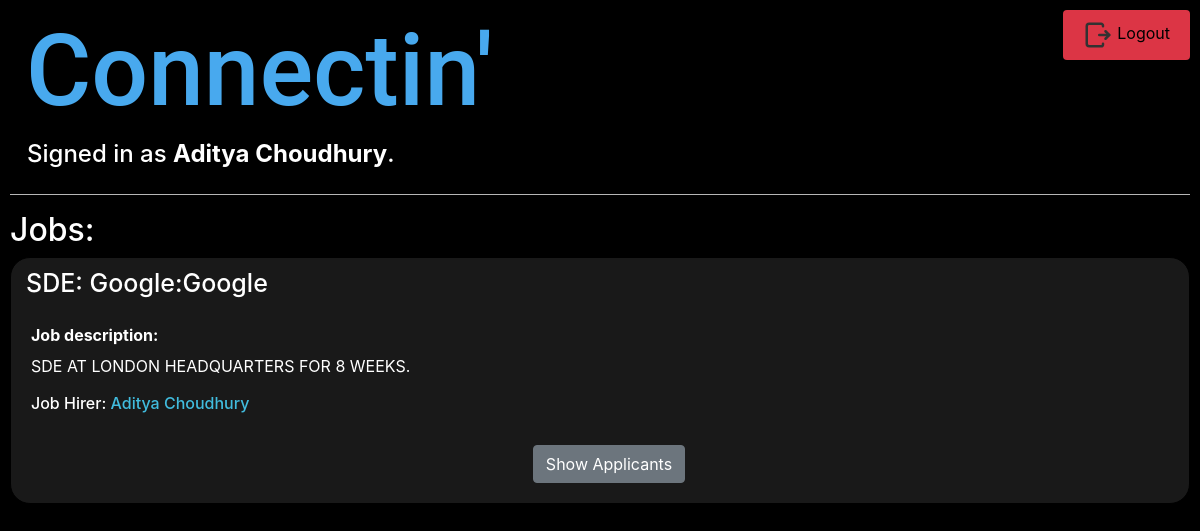
Before: /job (signed in) with the older database file.
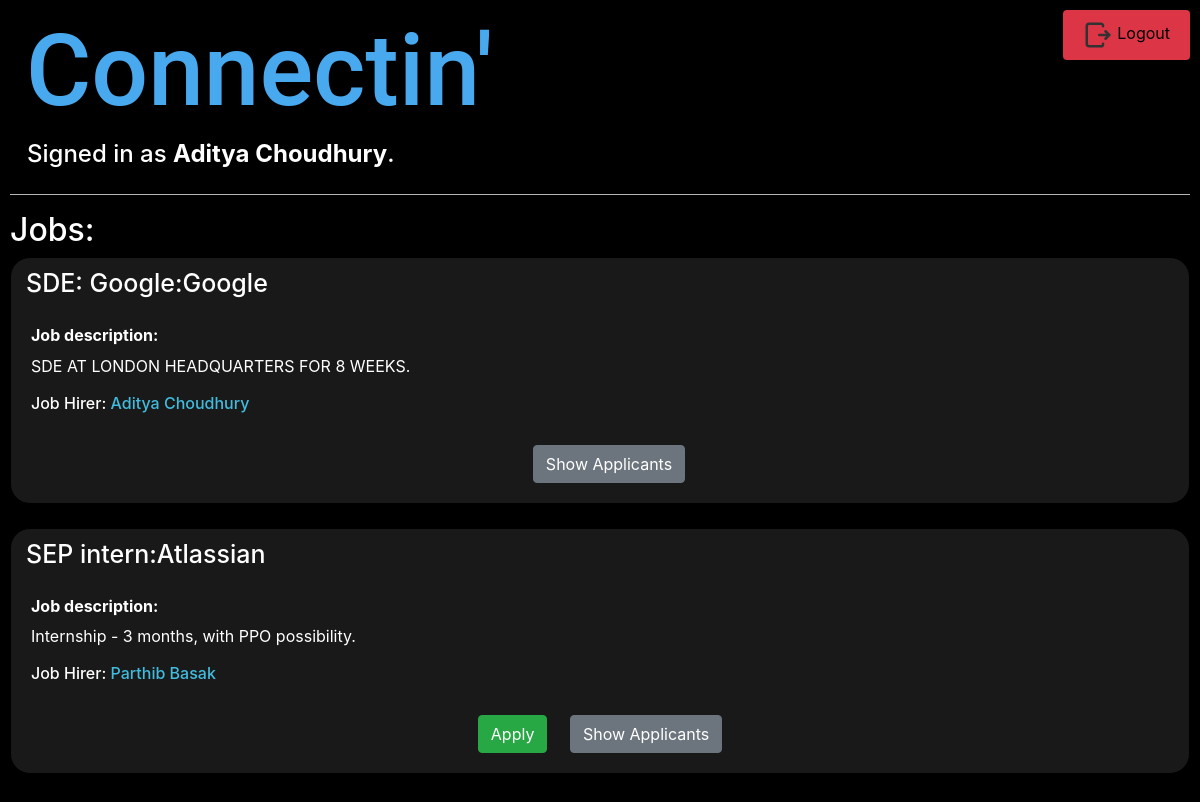
After: the same page with the newer database file.
### lprofile/models.py (models this page shows, shortened)
class jobs(models.Model):
    j_provider=models.ForeignKey(User,on_delete=models.CASCADE,blank=True,related_name='j_provider')
    j_title=models.CharField(max_length=50)
    j_desc=models.CharField(max_length=500)
    company=models.CharField(max_length=50)
    applicants=models.ManyToManyField(User,related_name="seekers",blank=True)

### lprofile/views.py (the view)
# urls.py: path("job",views.job,name="job"),
def job(request):
    joblistings=jobs.objects.all()
    myprof=profile1.objects.get(profowner=request.user)
    return render(request,'lprofile/jobs.html',{
        'joblistings':joblistings,
        'myprof':myprof
    })

### lprofile/templates/lprofile/jobs.html (shortened to what this page needs)
{% extends "lprofile/layout.html" %}
{% block body %}
    {% if user.is_authenticated %}
        <h2>Jobs:</h2>
        {% for i in joblistings %}
            <div class="card" style=" border: 1px solid #000;">
                <h4 style="padding-left: 15px;padding-top: 10px;font-size: 25px;">{{ i.j_title }}:{{ i.company }}</h4>
                <div class="card-body">
                    <h6><strong>Job description:</strong></h6>
                    <p class="card-text">{{ i.j_desc }}</p>
                    <h6>Job Hirer: <a href="{% url 'profile1' uname=i.j_provider %}">{{ i.j_provider.first_name }} {{ i.j_provider.last_name }}</a></h6>
                    <br>
                    <div style="text-align: center">
                        {% if request.user != i.j_provider %}
                        {% if request.user not in i.applicants.all %}
                        <div style="display: inline-block;vertical-align: middle">
                            <form action="{% url 'apply' i.id %}" method="POST">
                                <button type="submit" name="apply" class="btn btn-success">Apply</button>
                            </form>
                        </div>
                        {% else %}
                        Applied
                        {% endif %}
                        {% endif %}
                        <div style="display: inline-block;vertical-align: middle">
                            <form action="{% url 'applicants' i.id %}" method="POST">
                                <button type="submit" name="show" class="btn btn-secondary">Show Applicants</button>
                            </form>
                        </div>
                        <br>
                    </div>
                </div>
            </div>
            <br>
        {% endfor %}
    {% else %}
        <h2 style="text-align: center">login first!</h2>
    {% endif %}
{% endblock%}

Changed rows visible on the page:
added jobs: j_title "SEP intern", company "Atlassian", j_desc "Internship - 3 months, with PPO possibility.", j_provider.first_name "Parthib", j_provider.last_name "Basak", shows "Apply"
